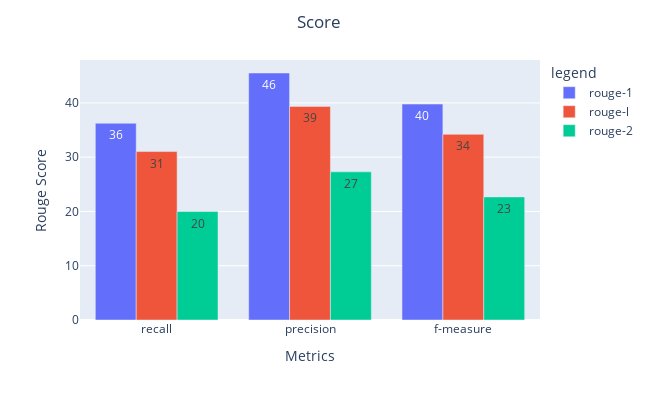

The cell this chart's notebook holds for it:
### Code cell
T5Rouge = T5Rouge[['rouge-1','rouge-l', 'rouge-2']]
BartRouge = BartRouge[['rouge-1','rouge-l', 'rouge-2']]
fig = px.bar(T5Rouge*100, x=T5Rouge.index, y=T5Rouge.columns, 
             barmode='group', 
             text_auto='.2s',
             labels={
                     "Algo": "Algorithms",
                     "value": "Rouge Score",
                     "variable": "legend",
                     'index': "Metrics"
                 })

fig.update_layout(width=650,
                  height=400,
                  title={
                  'text': "Score",
                  'y':.96,
                  'x':0.49,
                  'xanchor': 'center',
                  'yanchor': 'top'})

fig.show()

### Figure 1 — Plotly figure (JSON) as saved in the notebook; plotly's stock layout.template omitted (floating-point values rounded to 4 significant figures)
{"data": [{"alignmentgroup": "True", "hovertemplate": "legend=rouge-1<br>Metrics=%{x}<br>Rouge Score=%{y}<extra></extra>", "legendgroup": "rouge-1", "marker": {"color": "#636efa", "pattern": {"shape": ""}}, "name": "rouge-1", "offsetgroup": "rouge-1", "orientation": "v", "showlegend": true, "textposition": "auto", "texttemplate": "%{y:.2s}", "type": "bar", "x": ["recall", "precision", "f-measure"], "xaxis": "x", "y": [36.24, 45.5, 39.78], "yaxis": "y"}, {"alignmentgroup": "True", "hovertemplate": "legend=rouge-l<br>Metrics=%{x}<br>Rouge Score=%{y}<extra></extra>", "legendgroup": "rouge-l", "marker": {"color": "#EF553B", "pattern": {"shape": ""}}, "name": "rouge-l", "offsetgroup": "rouge-l", "orientation": "v", "showlegend": true, "textposition": "auto", "texttemplate": "%{y:.2s}", "type": "bar", "x": ["recall", "precision", "f-measure"], "xaxis": "x", "y": [31.03, 39.35, 34.21], "yaxis": "y"}, {"alignmentgroup": "True", "hovertemplate": "legend=rouge-2<br>Metrics=%{x}<br>Rouge Score=%{y}<extra></extra>", "legendgroup": "rouge-2", "marker": {"color": "#00cc96", "pattern": {"shape": ""}}, "name": "rouge-2", "offsetgroup": "rouge-2", "orientation": "v", "showlegend": true, "textposition": "auto", "texttemplate": "%{y:.2s}", "type": "bar", "x": ["recall", "precision", "f-measure"], "xaxis": "x", "y": [19.98, 27.29, 22.68], "yaxis": "y"}], "layout": {"barmode": "group", "height": 400, "legend": {"title": {"text": "legend"}, "tracegroupgap": 0}, "margin": {"t": 60}, "title": {"text": "Score", "x": 0.49, "xanchor": "center", "y": 0.96, "yanchor": "top"}, "width": 650, "xaxis": {"anchor": "y", "domain": [0, 1], "title": {"text": "Metrics"}}, "yaxis": {"anchor": "x", "domain": [0, 1], "title": {"text": "Rouge Score"}}}}
